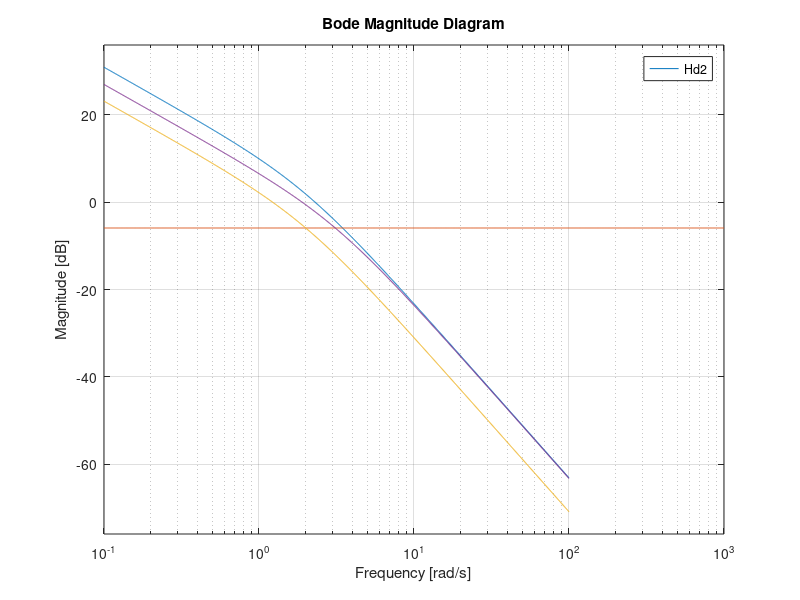
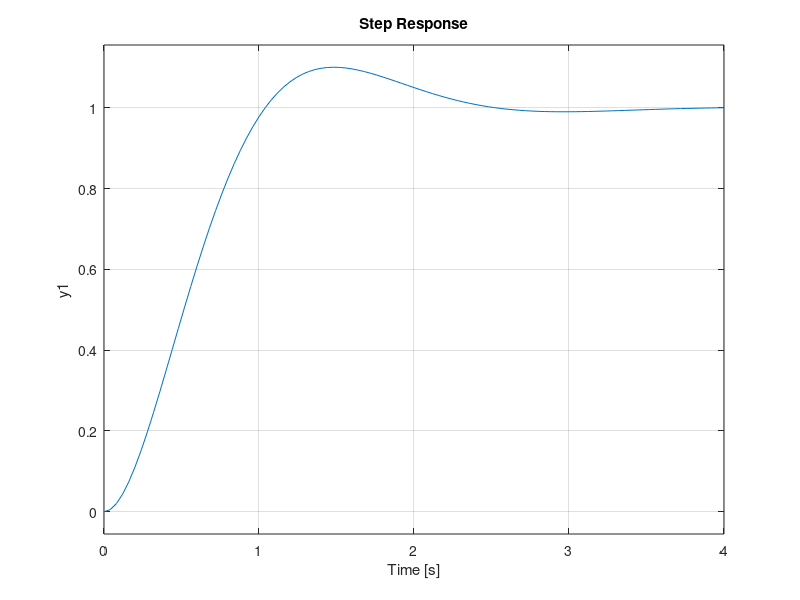
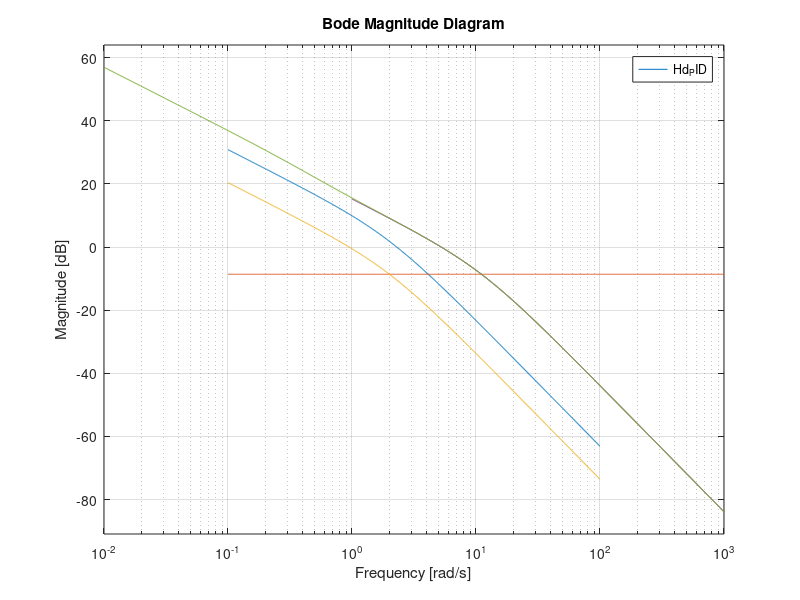
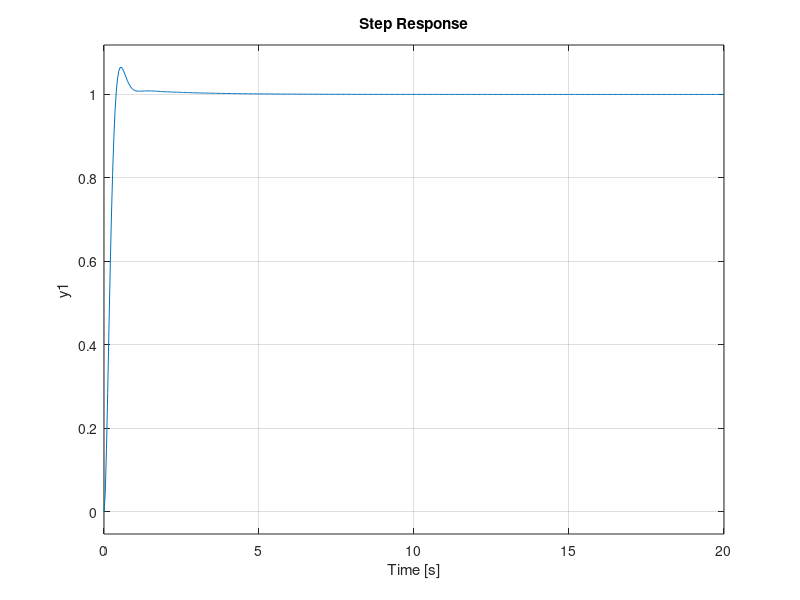

Write the MATLAB code that produced these figures, in order.
%% a) PD controller

Hf = tf(3.5,[0.5 1 0]);
bodemag(Hf), hold on

wf = 1/0.5;
sigma = 0.1;
zeta = abs(log(sigma)/sqrt(pi^2+(log(sigma))^2))
A = 1/4/sqrt(2)/zeta^2
Adb = 20*log10(A)
A = tf(A,1);
bodemag(A)

FN = -Adb+1.84
Vr = 10^(-FN/20)

Hd = Hf*Vr
bodemag(Hd)

wt = 1.23;
wn = 2*zeta*wt;
ts = 4/zeta/wn

cvdB = 2.15;   cv = 10^(cvdB/20)

deltawb = wt


ts_star = 3;

wt1 = wt;
wt2 = wt1*ts/ts_star

tau_d = 0.5;
Tn = tau_d*ts_star/ts

Vr_PD = wt2/wt1
Hr_PD = Vr_PD*tf([tau_d 1],[Tn 1])
Hd2 = minreal(Hf*Vr*Hr_PD)
bodemag(Hd2)

cv_PD_dB = 6.58; cv_PD = 10^(cv_PD_dB/20)

deltawb_PD = wt2;

H0 = minreal(feedback(Vr*Hr_PD*Hf,1))
figure, step(H0)
t = 0:0.1:80;
figure, lsim(H0,t,t)


%% b) PID controller

Hf = tf(3.5,[0.5 1 0]);
bodemag(Hf), hold on

wf = 1/0.5;
sigma = 0.05;
zeta = abs(log(sigma)/sqrt(pi^2+(log(sigma))^2))
A = 1/4/sqrt(2)/zeta^2
Adb = 20*log10(A)
A = tf(A,1);
bodemag(A)

FN = -Adb+1.84
Vr = 10^(-FN/20)

Hd = Hf*Vr
bodemag(Hd)

wt = 0.95;  %% from Hd(s) 
wn = 2*zeta*wt;
ts = 4/zeta/wn

cv = 2.1023/2; % from the analytic computation
cvdB = 0.3; % from bode with asymptotes

cv = 10^(cvdB/20) %% read from Hd(s) at w=1

deltawb = wt
 
% PD ctrl
ts_star = 0.8; % 0.8
 
wt1 = wt;
wt2 = wt1*ts/ts_star

tau_d = 0.5;
Tn = tau_d*ts_star/ts

Vr_PD = wt2/wt1
Hr_PD = Vr_PD*tf([tau_d 1],[Tn 1])
Hd2 = minreal(Hf*Vr*Hr_PD) % Hd_PD
bodemag(Hd2)

cv_PD = 64.189/11.05; % computation

cv_PD_dB = 15.2; cv_PD = 10^(cv_PD_dB/20) % from Bode

deltawb_PD = wt2;

% PI ctrl
cv_star = 7;
wz = 0.1*wt2;
wp = cv_PD/cv_star*wz;
Tz = 1/wz;
Tp = 1/wp;

Vr_PI = cv_star/cv_PD;

H_PI = Vr_PI*tf([Tz 1],[Tp 1]) %PI tf
Hd_PID = minreal(Vr*Hr_PD*H_PI*Hf) % open loop tf with all 3 controllers

cv_PID = (64.189*0.5249)/(11.05*0.335) % cv = lim(s*Hd_PID) when s->0
% cv_PID =9.10

bodemag(Hd_PID);

H0 = feedback(Hd_PID,1)
figure, step(H0)
t = 0:0.1:100;
figure, lsim(H0,t,t)




